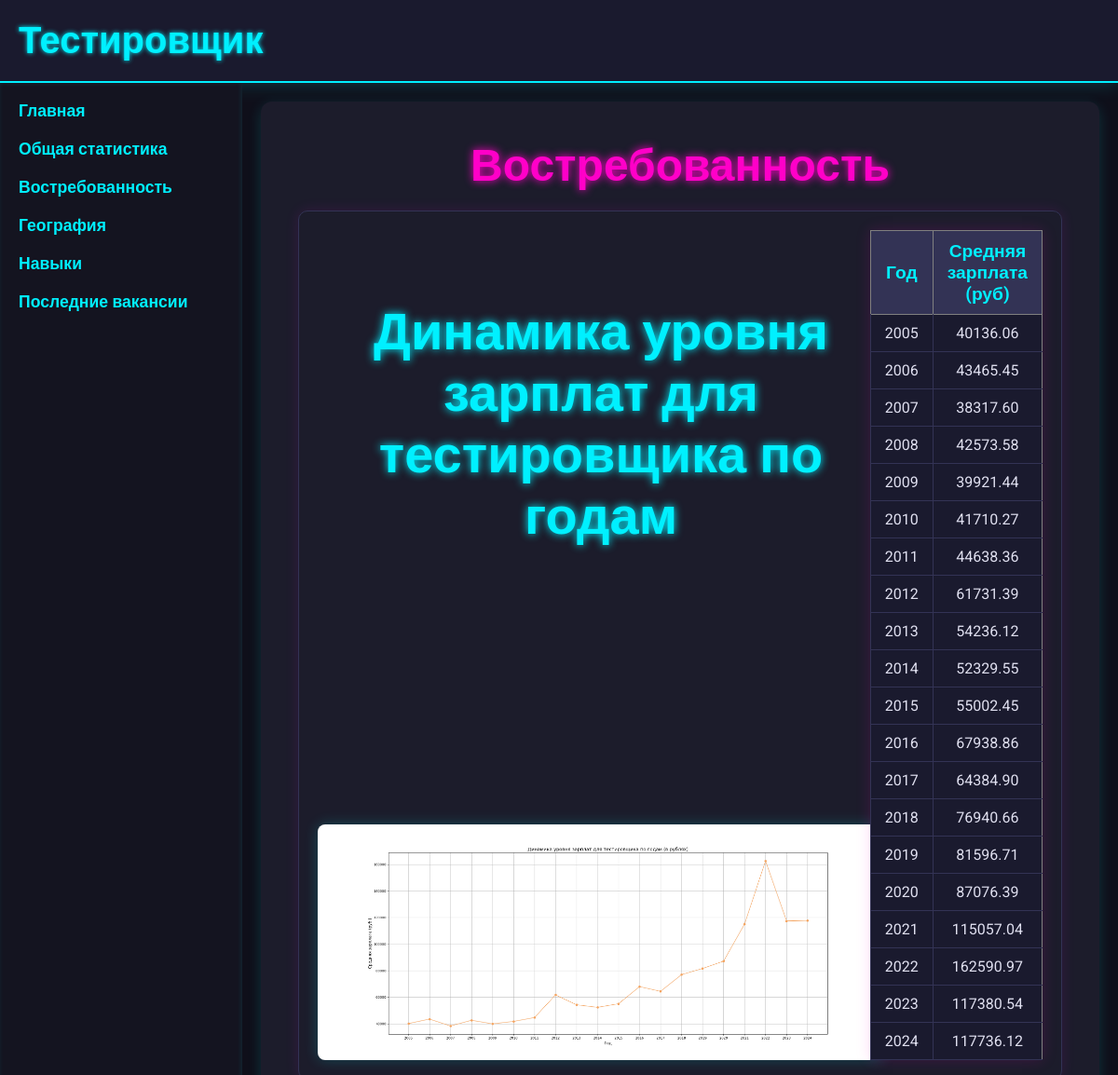
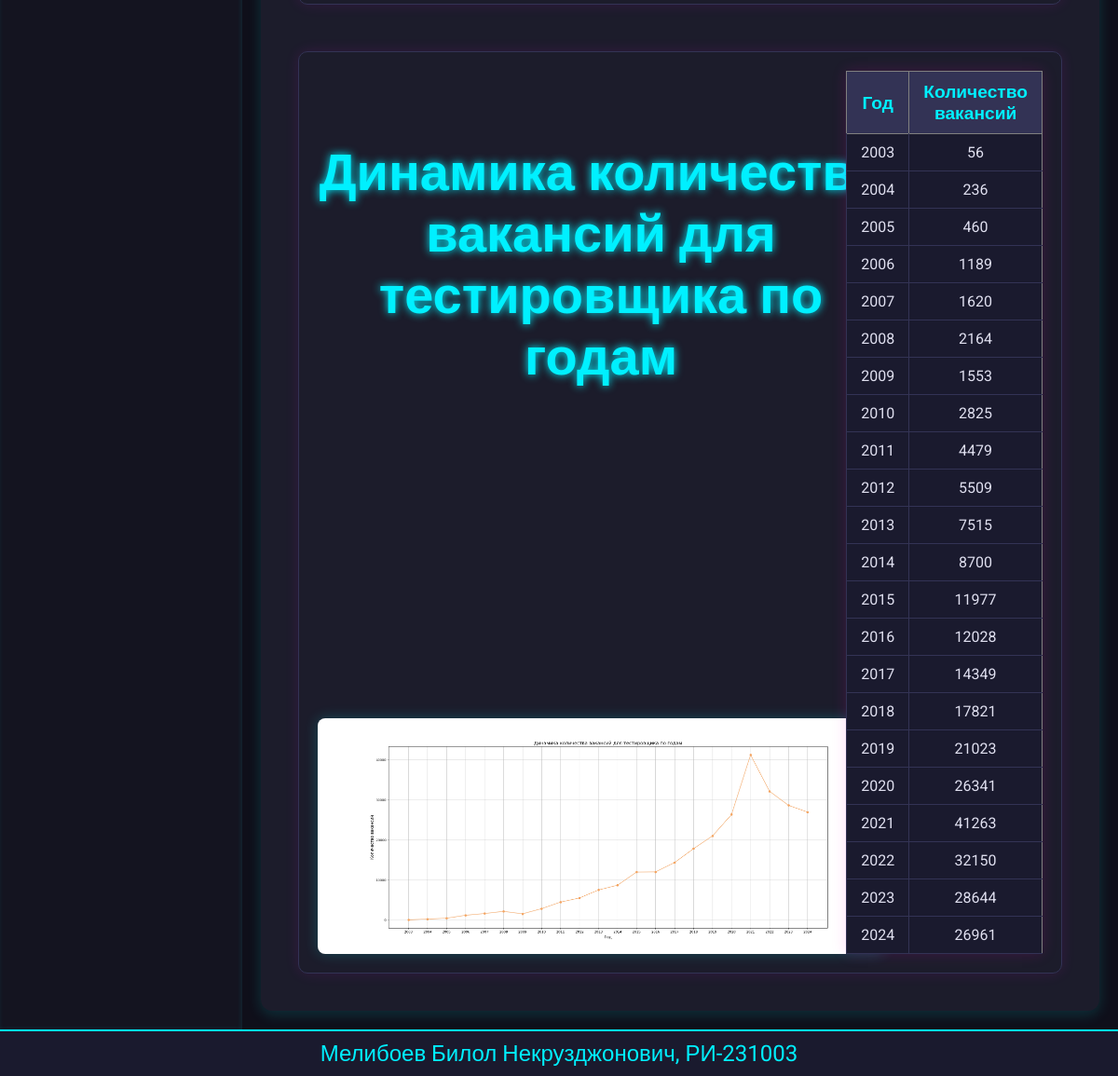
The app's page /demand with its own data (2 pictures, top to bottom).
### main/models.py (models this page shows, shortened)
class GeneralStatistics(models.Model):
    title = models.CharField(max_length=255, verbose_name="Заголовок")
    description = models.TextField(blank=True, verbose_name="Описание")
    class Meta:
        verbose_name = "Статистика"
        verbose_name_plural = "Статистика"

class StatisticsSection(models.Model):
    general_statistics = models.ForeignKey(
        GeneralStatistics,
        on_delete=models.CASCADE,
        related_name='sections',
        verbose_name="Общая статистика"
    )
    title = models.CharField(max_length=255, verbose_name="Раздел")
    table_html = models.TextField(verbose_name="HTML таблица(текстом)")
    graph = models.ImageField(upload_to='statistics/graphs/', verbose_name="График")
    class Meta:
        verbose_name = "Раздел статистики"
        verbose_name_plural = "Разделы статистики"

### main/views.py (the view)
# urls.py: path('demand', views.demand_view, name='demand'),
def demand_view(request):
    demand = GeneralStatistics.objects.get(id=2)
    sections = demand.sections.all()
    return render(request, 'main/demand.html', {
        'sections': sections
    })

### main/templates/main/demand.html (shortened to what this page needs)
{% extends 'main/base.html' %}
{% block content %}
<h2>Востребованность</h2>
<div class="parent">
    <div class="container-stat">
      <div class="left">
        <h3>{{ sections.0.title }}</h3>
        <img src="{{ sections.0.graph.url }}" />
      </div>
      <div class="right">
        <div class="statistics">
          {{ sections.0.table_html|safe }}
        </div>
      </div>
    </div>
    <div class="container-stat">
      <div class="left">
        <h3>{{ sections.1.title }}</h3>
        <img src="{{ sections.1.graph.url }}" />
      </div>
      <div class="right">
        <div class="statistics">
          {{ sections.1.table_html|safe }}
        </div>
      </div>
    </div>
</div>
{% endblock %}

### main/static/main/css/style.css (style rules this page uses)
body { font-family: 'Roboto', sans-serif; margin: 0; padding: 0; display: flex; flex-direction: column; min-height: 100vh; background-color: #0f0f1a; color: #e0e0f0; }
main h2 { text-align: center; font-size: 3em; margin-bottom: 20px; margin-top: 0; color: #ff00c8; text-shadow: 0 0 10px #ff00c8; }
.statistics { display: flex; justify-content: space-between; align-items: flex-start; gap: 20px; }
.statistics table { width: 100%; border-collapse: collapse; background-color: #222233; box-shadow: 0 0 15px rgba(255, 0, 200, 0.15); }
.statistics th, .statistics td { padding: 10px 15px; text-align: center; }
.statistics th { background-color: #333355; color: #00f0ff; font-weight: bold; font-size: 1.2em; }
.statistics td { background-color: #1a1a2e; border-bottom: 1px solid #333355; border-left: 1px solid #333355; }
.left img { width: 100%; height: auto; border-radius: 8px; box-shadow: 0 0 15px rgba(0, 255, 255, 0.2); transition: transform 0.3s; margin-top: auto; }
.container-stat { display: flex; justify-content: space-between; gap: 30px; margin: 50px 0; border: 1px solid #333355; border-radius: 10px; padding: 20px; box-shadow: 0 0 15px rgba(255, 0, 255, 0.1); }
.parent .container-stat:first-child { margin-top: 0; }
.container-stat:last-child { margin-bottom: 0; }
.container-stat .left { width: 80%; }
.container-stat .right { width: 18%; }
.left { display: flex; flex-direction: column; align-items: center; }
.right { display: flex; justify-content: flex-end; }
.left h3 { text-align: center; font-size: 3.5em; padding: 20px 0; color: #00f0ff; text-shadow: 0 0 10px #00f0ff; }

### records on screen
GeneralStatistics: id.title "Динамика уровня зарплат для тестировщика по годам"
StatisticsSection: general_statistics+graph (picture), general_statistics+table_html "Год Средняя зарплата (руб) 2005 40136.06 2006 43465.45 2007 38317.60 2008 42573.58 2009 39921.44 2010 41710.27 2011 44638.36 2012 61731.39 2013 54236.12 2014 52329.55 2015 55002.45 2016 67938.86 2017 64384.90 2018 76940.66 2019 81596.71 2020 87076.39 2021 115057.04 2022 162590.97 2023 117380.54 2024 117736.12"
StatisticsSection: general_statistics+title "Динамика количества вакансий для тестировщика по годам", general_statistics+graph (picture), general_statistics+table_html "Год Количество вакансий 2003 56 2004 236 2005 460 2006 1189 2007 1620 2008 2164 2009 1553 2010 2825 2011 4479 2012 5509 2013 7515 2014 8700 2015 11977 2016 12028 2017 14349 2018 17821 2019 21023 2020 26341 2021 41263 2022 32150 2023 28644 2024 26961"
